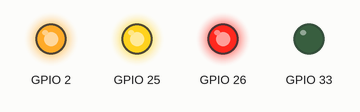
A sketch run on a simulated ESP32. Shown: output pins drawn as LEDs (lit = HIGH). What the sketch prints to the serial monitor is not drawn.

Above: at 0.05 s.
At 0.78 s:
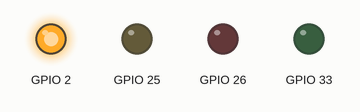
At 1.85 s:
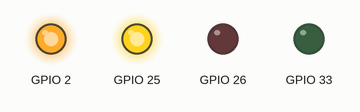
At 2.58 s:
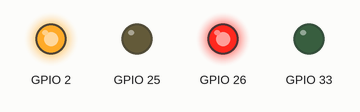
Timing chart, 0 to 3.0 s (numbered marks = the images above):
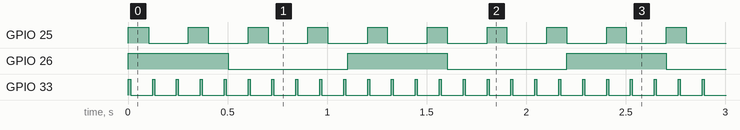

The sketch:

namespace-typdef_xTask.ino
```cpp
/* 孤独的二进制
   面向对象点灯
*/
#include "Arduino.h"
#include "HAL.h"
#include "Task.h"


void setup()
{
  Serial.begin(Serial_Debug_Baud);

  HAL::Init();
}

void loop()
{

}
```

Task.cpp
```cpp
#include "Task.h"
#include "HAL.h"


void HAL::taskInit()
{

  HAL::startTask(&ledinfo_Default);
  HAL::startTask(&ledinfo_G);
  HAL::startTask(&ledinfo_Y);
  HAL::startTask(&ledinfo_R);


}
```

Task.h
```cpp
#ifndef TASK_H
#define TASK_H
namespace HAL
{
    void taskInit();
}


#endif
```

HAL_Config.h
```cpp
#ifndef HAL_CONFIG_H
#define HAL_CONFIG_H

/*Serial - Debug*/
#define Serial_Debug_Baud 115200

/* LED */
#define LED_Default 2
#define LED_G 33
#define LED_Y 25
#define LED_R 26


#endif
```

HAL.cpp
```cpp
#include "HAL.h"
#include "Task.h"

void HAL::Init()
{
  ledInit();

  Serial.printf("[Init]%d\r\n", ledinfo_G._pin);
  taskInit();
}
void HAL::Update()
{

}
```

HAL.h
```cpp
#ifndef HAL_H
#define HAL_H

#include "Arduino.h"
#include "HAL_Config.h"
#include "HAL_typdef.h"
extern HAL::LED_Info_t ledinfo_Default, ledinfo_G, ledinfo_Y, ledinfo_R;
namespace HAL
{

void Init();
void Update();

void setPin(LED_Info_t *LED_Info_t_param, byte pin_param);
byte getPin(LED_Info_t *LED_Info_t_param);
void setTaskTime(LED_Info_t *LED_Info_t_param, uint64_t taskTime_param);
uint64_t getTaskTime(LED_Info_t *LED_Info_t_param);
void on(LED_Info_t *LED_Info_t_param);
void off(LED_Info_t *LED_Info_t_param);
void toggle(LED_Info_t *LED_Info_t_param, uint32_t time_dy);
void ledInit();

void task(void *argument);
void task2(void *argument);
void task3(void *argument);

void startTask(LED_Info_t *LED_Info_t_param);
void endTask(LED_Info_t *LED_Info_t_param);
}


#endif
```

HAL_LED.cpp
```cpp
#include "HAL.h"

HAL::LED_Info_t ledinfo_Default, ledinfo_G, ledinfo_Y, ledinfo_R;

void HAL::setPin(LED_Info_t *LED_Info_t_param, byte pin_param)
{

  if ((pin_param < 40) && (pin_param >= 0))
  {
    LED_Info_t_param->_pin = pin_param;
    pinMode(LED_Info_t_param->_pin, OUTPUT);

    Serial.printf("[setPin]%d\r\n", LED_Info_t_param->_pin);
  }
  else Serial.println("invalid pin number");
}

byte HAL::getPin(LED_Info_t *LED_Info_t_param)
{
  return LED_Info_t_param->_pin;
}

void HAL::setTaskTime(LED_Info_t *LED_Info_t_param, uint64_t taskTime_param)
{
  LED_Info_t_param->_taskTime = taskTime_param;
}
uint64_t HAL::getTaskTime(LED_Info_t *LED_Info_t_param)
{
  return LED_Info_t_param->_taskTime;
}


void HAL::on(LED_Info_t *LED_Info_t_param)
{
  digitalWrite(LED_Info_t_param->_pin, HIGH);
}

void HAL::off(LED_Info_t *LED_Info_t_param)
{
  digitalWrite(LED_Info_t_param->_pin, LOW);
}

void HAL::toggle(LED_Info_t *LED_Info_t_param, uint32_t time_dy)
{
  on(LED_Info_t_param);
  delay(time_dy);
  off(LED_Info_t_param);
  delay(time_dy);
}


void HAL::ledInit()
{

  setPin(&ledinfo_Default, LED_Default);
  setPin(&ledinfo_G, LED_G);
  setPin(&ledinfo_Y, LED_Y);
  setPin(&ledinfo_R, LED_R);

  setTaskTime(&ledinfo_G, 1000);
  setTaskTime(&ledinfo_Y, 500);
  setTaskTime(&ledinfo_R, 100);

  on(&ledinfo_Default);
  on(&ledinfo_G);
  on(&ledinfo_Y);
  on(&ledinfo_R);

  Serial.printf("[ledInit]%d\r\n", ledinfo_G._pin);
  Serial.println("The Led Class used : " + String(sizeof(LED_Info_t)) + "Bytes");
}

/*****************************TASK
  /*任务本体*/
void HAL::task(void* argument)  //"void* argument" must
{
  while (1)
  {
    toggle(&ledinfo_G, 10);
    // Serial.printf("[task]%d\r\n", getPin(&ledinfo_G));
    vTaskDelay(100);
  }
}
void HAL::task2(void* argument)  //"void* argument" must
{
  while (1)
  {
    toggle(&ledinfo_Y, 100);
    // Serial.printf("[task]%d\r\n", getPin(&ledinfo_G));
    vTaskDelay(100);
  }
}

void HAL::task3(void* argument)  //"void* argument" must
{
  while (1)
  {
    toggle(&ledinfo_R, 500);
    // Serial.printf("[task]%d\r\n", getPin(&ledinfo_G));
    vTaskDelay(100);
  }
}


void HAL::startTask(LED_Info_t *LED_Info_t_param)
{
  xTaskCreate(task, "led_task", 1024, NULL, 2, &LED_Info_t_param->_taskHandle);
  xTaskCreate(task2, "led_task", 1024, NULL, 2, &LED_Info_t_param->_taskHandle);
  xTaskCreate(task3, "led_task", 1024, NULL, 2, &LED_Info_t_param->_taskHandle);


  //ERROR :  &(LED_Info_t_param->_taskHandle)
  //Right：  &LED_Info_t_param->_taskHandle
}
void HAL::endTask(LED_Info_t *LED_Info_t_param)
{
  off(LED_Info_t_param);
  vTaskDelete(LED_Info_t_param->_taskHandle);
}
```

HAL_typdef.h
```cpp
#ifndef HAL_TYDEF_H
#define HAL_TYPE_H

#include <stdint.h>
#include "Arduino.h"
#include "HAL_Config.h"

namespace HAL
{
/*LED*/
typedef struct
{
  byte _pin;
  uint64_t _taskTime;
  TaskHandle_t _taskHandle;
} LED_Info_t;

}


#endif
```

Measured:
- by itself, GPIO 25: alternates HIGH for 0.10 s and LOW for 0.20 s
- by itself, GPIO 26: alternates HIGH for 0.50 s and LOW for 0.60 s
- by itself, GPIO 33: alternates HIGH for 0.01 s and LOW for 0.11 s
